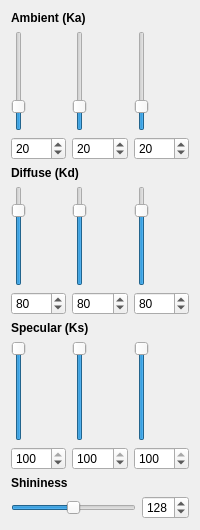
       <widget class="QWidget" name="tab_material">
        <attribute name="title">
         <string>Material Props</string>
        </attribute>
        <layout class="QVBoxLayout">
         <item>
          <widget class="QLabel" name="label">
           <property name="font">
            <font>
             <weight>75</weight>
             <bold>true</bold>
            </font>
           </property>
           <property name="text">
            <string>Ambient (Ka)</string>
           </property>
          </widget>
         </item>
         <item>
          <layout class="QHBoxLayout">
           <item>
            <layout class="QVBoxLayout">
             <item>
              <widget class="QSlider" name="sliderKaR">
               <property name="minimumSize">
                <size>
                 <width>0</width>
                 <height>100</height>
                </size>
               </property>
               <property name="maximum">
                <number>100</number>
               </property>
               <property name="value">
                <number>20</number>
               </property>
               <property name="orientation">
                <enum>Qt::Vertical</enum>
               </property>
              </widget>
             </item>
             <item>
              <widget class="QSpinBox" name="spinKaR">
               <property name="maximum">
                <number>100</number>
               </property>
               <property name="value">
                <number>20</number>
               </property>
              </widget>
             </item>
            </layout>
           </item>
           <item>
            <layout class="QVBoxLayout">
             <item>
              <widget class="QSlider" name="sliderKaG">
               <property name="minimumSize">
                <size>
                 <width>0</width>
                 <height>100</height>
                </size>
               </property>
               <property name="maximum">
                <number>100</number>
               </property>
               <property name="value">
                <number>20</number>
               </property>
               <property name="orientation">
                <enum>Qt::Vertical</enum>
               </property>
              </widget>
             </item>
             <item>
              <widget class="QSpinBox" name="spinKaG">
               <property name="maximum">
                <number>100</number>
               </property>
               <property name="value">
                <number>20</number>
               </property>
              </widget>
             </item>
            </layout>
           </item>
           <item>
            <layout class="QVBoxLayout">
             <item>
              <widget class="QSlider" name="sliderKaB">
               <property name="minimumSize">
                <size>
                 <width>0</width>
                 <height>100</height>
                </size>
               </property>
               <property name="maximum">
                <number>100</number>
               </property>
               <property name="value">
                <number>20</number>
               </property>
               <property name="orientation">
                <enum>Qt::Vertical</enum>
               </property>
              </widget>
             </item>
             <item>
              <widget class="QSpinBox" name="spinKaB">
               <property name="maximum">
                <number>100</number>
               </property>
               <property name="value">
                <number>20</number>
               </property>
              </widget>
             </item>
            </layout>
           </item>
          </layout>
         </item>
         <item>
          <widget class="QLabel" name="label">
           <property name="font">
            <font>
             <weight>75</weight>
             <bold>true</bold>
            </font>
           </property>
           <property name="text">
            <string>Diffuse (Kd)</string>
           </property>
          </widget>
         </item>
         <item>
          <layout class="QHBoxLayout">
           <item>
            <layout class="QVBoxLayout">
             <item>
              <widget class="QSlider" name="sliderKdR">
               <property name="minimumSize">
                <size>
                 <width>0</width>
                 <height>100</height>
                </size>
               </property>
               <property name="maximum">
                <number>100</number>
               </property>
               <property name="value">
                <number>80</number>
               </property>
               <property name="orientation">
                <enum>Qt::Vertical</enum>
               </property>
              </widget>
             </item>
             <item>
              <widget class="QSpinBox" name="spinKdR">
               <property name="maximum">
                <number>100</number>
               </property>
               <property name="value">
                <number>80</number>
               </property>
              </widget>
             </item>
            </layout>
           </item>
           <item>
            <layout class="QVBoxLayout">
             <item>
              <widget class="QSlider" name="sliderKdG">
               <property name="minimumSize">
                <size>
                 <width>0</width>
                 <height>100</height>
                </size>
               </property>
               <property name="maximum">
                <number>100</number>
               </property>
               <property name="value">
                <number>80</number>
               </property>
               <property name="orientation">
                <enum>Qt::Vertical</enum>
               </property>
              </widget>
             </item>
             <item>
              <widget class="QSpinBox" name="spinKdG">
               <property name="maximum">
                <number>100</number>
               </property>
               <property name="value">
                <number>80</number>
               </property>
              </widget>
             </item>
            </layout>
           </item>
           <item>
            <layout class="QVBoxLayout">
             <item>
              <widget class="QSlider" name="sliderKdB">
               <property name="minimumSize">
                <size>
                 <width>0</width>
                 <height>100</height>
                </size>
               </property>
               <property name="maximum">
                <number>100</number>
               </property>
               <property name="value">
                <number>80</number>
               </property>
               <property name="orientation">
                <enum>Qt::Vertical</enum>
               </property>
              </widget>
             </item>
             <item>
              <widget class="QSpinBox" name="spinKdB">
               <property name="maximum">
                <number>100</number>
               </property>
               <property name="value">
                <number>80</number>
               </property>
              </widget>
             </item>
            </layout>
           </item>
          </layout>
         </item>
         <item>
          <widget class="QLabel" name="label">
           <property name="font">
            <font>
             <weight>75</weight>
             <bold>true</bold>
            </font>
           </property>
           <property name="text">
            <string>Specular (Ks)</string>
           </property>
          </widget>
         </item>
         <item>
          <layout class="QHBoxLayout">
           <item>
            <layout class="QVBoxLayout">
             <item>
              <widget class="QSlider" name="sliderKsR">
               <property name="minimumSize">
                <size>
                 <width>0</width>
                 <height>100</height>
                </size>
               </property>
               <property name="maximum">
                <number>100</number>
               </property>
               <property name="value">
                <number>100</number>
               </property>
               <property name="orientation">
                <enum>Qt::Vertical</enum>
               </property>
              </widget>
             </item>
             <item>
              <widget class="QSpinBox" name="spinKsR">
               <property name="maximum">
                <number>100</number>
               </property>
               <property name="value">
                <number>100</number>
               </property>
              </widget>
             </item>
            </layout>
           </item>
           <item>
            <layout class="QVBoxLayout">
             <item>
              <widget class="QSlider" name="sliderKsG">
               <property name="minimumSize">
                <size>
                 <width>0</width>
                 <height>100</height>
                </size>
               </property>
               <property name="maximum">
                <number>100</number>
               </property>
               <property name="value">
                <number>100</number>
               </property>
               <property name="orientation">
                <enum>Qt::Vertical</enum>
               </property>
              </widget>
             </item>
             <item>
              <widget class="QSpinBox" name="spinKsG">
               <property name="maximum">
                <number>100</number>
               </property>
               <property name="value">
                <number>100</number>
               </property>
              </widget>
             </item>
            </layout>
           </item>
           <item>
            <layout class="QVBoxLayout">
             <item>
              <widget class="QSlider" name="sliderKsB">
               <property name="minimumSize">
                <size>
                 <width>0</width>
                 <height>100</height>
                </size>
               </property>
               <property name="maximum">
                <number>100</number>
               </property>
               <property name="value">
                <number>100</number>
               </property>
               <property name="orientation">
                <enum>Qt::Vertical</enum>
               </property>
              </widget>
             </item>
             <item>
              <widget class="QSpinBox" name="spinKsB">
               <property name="maximum">
                <number>100</number>
               </property>
               <property name="value">
                <number>100</number>
               </property>
              </widget>
             </item>
            </layout>
           </item>
          </layout>
         </item>
         <item>
          <widget class="QLabel" name="label">
           <property name="font">
            <font>
             <weight>75</weight>
             <bold>true</bold>
            </font>
           </property>
           <property name="text">
            <string>Shininess</string>
           </property>
          </widget>
         </item>
         <item>
          <layout class="QHBoxLayout">
           <item>
            <widget class="QSlider" name="sliderShininess">
             <property name="minimum">
              <number>1</number>
             </property>
             <property name="maximum">
              <number>256</number>
             </property>
             <property name="value">
              <number>128</number>
             </property>
             <property name="orientation">
              <enum>Qt::Horizontal</enum>
             </property>
            </widget>
           </item>
           <item>
            <widget class="QSpinBox" name="spinShininess">
             <property name="minimum">
              <number>1</number>
             </property>
             <property name="maximum">
              <number>256</number>
             </property>
             <property name="value">
              <number>128</number>
             </property>
            </widget>
           </item>
          </layout>
         </item>
         <item>
          <spacer>
           <property name="orientation">
            <enum>Qt::Vertical</enum>
           </property>
           <property name="sizeHint" stdset="0">
            <size>
             <width>0</width>
             <height>0</height>
            </size>
           </property>
          </spacer>
         </item>
        </layout>
       </widget>
